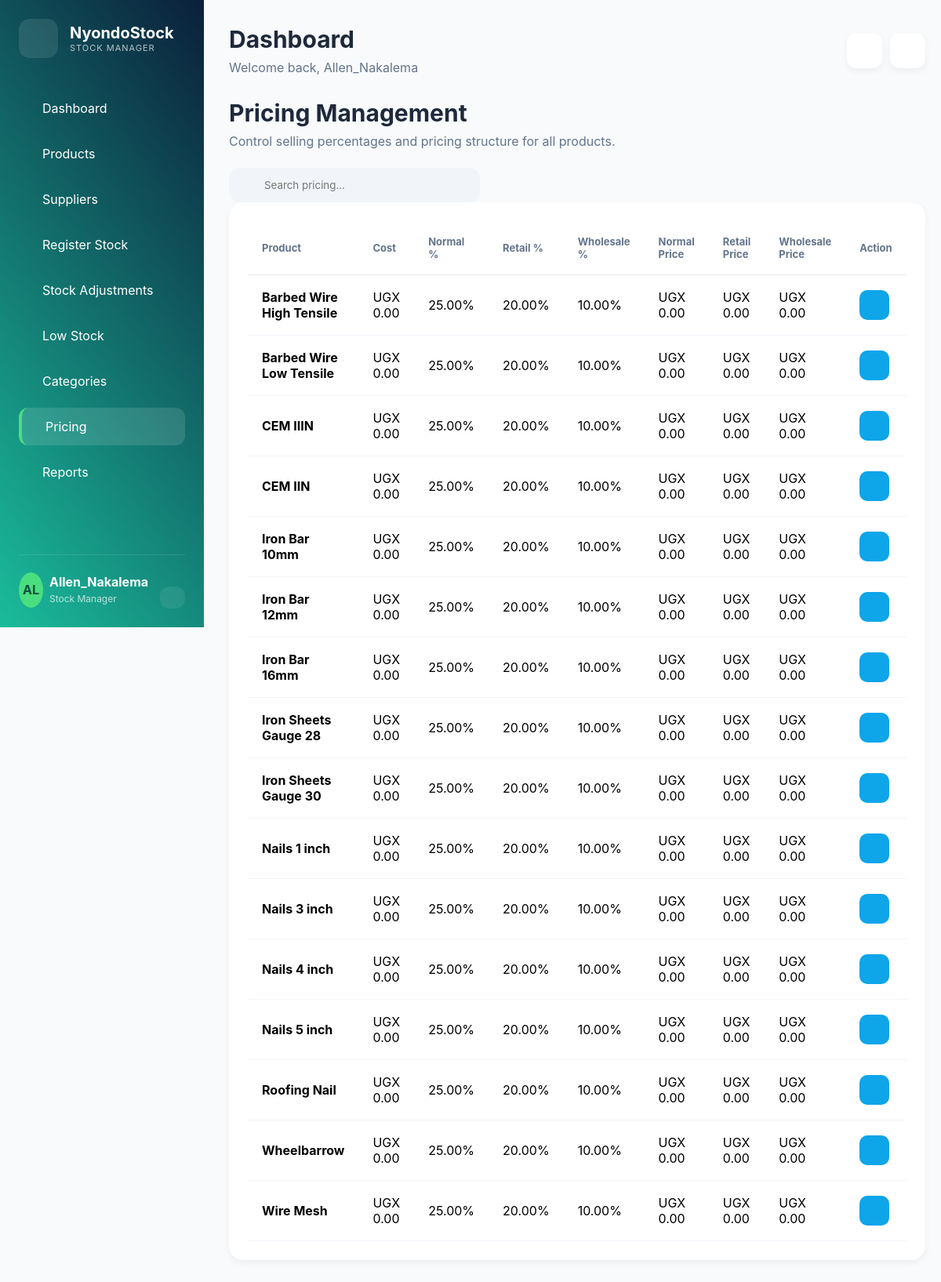
Page /pricing/ (signed in) on the committed database.
### inventory_app/models.py (models this page shows, shortened)
class Product(models.Model):
    UNIT_CHOICES = [
        ('Bags', 'Bags'),
        ('Pieces', 'Pieces'),
        ('Kgs', 'Kgs'),
        ('Rolls', 'Rolls'),
        ('Tonnes', 'Tonnes'),
        ('Length', 'Length'),
        ('Sheets', 'Sheets'),
    ]
    category = models.ForeignKey(Category, on_delete=models.CASCADE)
    sku = models.CharField(max_length=50, unique=True, blank=True, null=True)
    product_name = models.CharField(max_length=100)
    unit = models.CharField(max_length=20, choices=UNIT_CHOICES)
    unit_cost = models.DecimalField(max_digits=10, decimal_places=2, default=0)
    normal_percentage = models.DecimalField(
    max_digits=5,
    decimal_places=2,
    default=25
)
    retail_percentage = models.DecimalField(
    max_digits=5,
    decimal_places=2,
    default=20
    )
    wholesale_percentage = models.DecimalField(
    max_digits=5,
    decimal_places=2,
    default=10
   )
    normal_price = models.DecimalField(max_digits=10, decimal_places=2, default=0)
    retail_price = models.DecimalField(max_digits=10, decimal_places=2, default=0)
    wholesale_price = models.DecimalField(max_digits=10, decimal_places=2, default=0)
    quantity = models.PositiveIntegerField(default=0)
    reorder_level = models.PositiveIntegerField(default=10)
    created_at = models.DateTimeField(auto_now_add=True)

### inventory_app/views.py (the view)
# urls.py: path('pricing/',views.pricing_list,
@login_required
def pricing_list(request):
    if not (
        is_admin(request.user)
        or is_manager(request.user)
    ):
        return redirect('access_denied')
    products = Product.objects.all().order_by(
        'product_name'
    )
    context = {
        'products': products
    }
    return render(
        request,
        'manager/pricing_list.html',
        context
    )

### inventory_app/views.py (called while the page is built)
def is_admin(user):
    return (
        hasattr(user, 'userprofile')
        and user.userprofile.role
        and user.userprofile.role.username == 'ADMIN'
    )

### templates/manager/pricing_list.html (shortened to what this page needs)
{% extends 'manager/base_manager.html' %}
{% block content %}
<div class="page-header">
    <div>
        <h1 class="page-title">
            Pricing Management
        </h1>
        <p class="page-subtitle">
            Control selling percentages and
            pricing structure for all products.
        </p>
    </div>
</div>
<div class="search-box">
    <input
    type="text"
    placeholder="Search pricing...">
</div>
<div class="card">
    <div class="table-responsive">
        <table class="custom-table">
            <thead>
                <tr>
                    <th>Product</th>
                    <th>Cost</th>
                    <th>Normal %</th>
                    <th>Retail %</th>
                    <th>Wholesale %</th>
                    <th>Normal Price</th>
                    <th>Retail Price</th>
                    <th>Wholesale Price</th>
                    <th>Action</th>
                </tr>
            </thead>
            <tbody>
                {% for product in products %}
                <tr>
                    <td>
                        <strong>
                            {{ product.product_name }}
                        </strong>
                    </td>
                    <td>
                        UGX {{ product.unit_cost }}
                    </td>
                    <td>
                        {{ product.normal_percentage }}%
                    </td>
                    <td>
                        {{ product.retail_percentage }}%
                    </td>
                    <td>
                        {{ product.wholesale_percentage }}%
                    </td>
                    <td>
                        UGX {{ product.normal_price }}
                    </td>
                    <td>
                        UGX {{ product.retail_price }}
                    </td>
                    <td>
                        UGX {{ product.wholesale_price }}
                    </td>
                    <td>
                        <a href="{% url 'update_pricing' product.id %}"
                        class="btn-icon edit">
                        </a>
                    </td>
                </tr>
                {% endfor %}
            </tbody>
        </table>
    </div>
</div>
{% endblock %}

### templates/manager/partials/sidebar.html (shortened to what this page needs)
<aside class="sidebar">
    <div class="logo-section">
        <div class="logo-icon">
        </div>
        <div>
            <h2>NyondoStock</h2>
            <p>STOCK MANAGER</p>
        </div>
    </div>
    {% if request.user.userprofile.role.username == 'MANAGER' or request.user.userprofile.role.username == 'ADMIN' %}
   <nav class="nav-menu">
        <a href="{% url 'manager_dashboard' %}"
        class="nav-item {% if request.resolver_match.url_name == 'manager_dashboard' %}active{% endif %}">
            Dashboard
        </a>
        <a href="{% url 'product_list' %}"class="nav-item {% if request.resolver_match.url_name == 'product_list' %}active{% endif %}">
            Products
        </a>
        <a href="{% url 'supplier_list' %}"
        class="nav-item {% if request.resolver_match.url_name == 'supplier_list' %}active{% endif %}">
            Suppliers
        </a>
        <a href="{% url 'register_stock' %}"
        class="nav-item {% if request.resolver_match.url_name == 'register_stock' %}active{% endif %}">
            Register Stock
        </a>
        <a href="{% url 'stock_adjustments' %}"
        class="nav-item {% if request.resolver_match.url_name == 'stock_adjustments' %}active{% endif %}">
            Stock Adjustments
        </a>
        <a href="{% url 'low_stock' %}"
        class="nav-item {% if request.resolver_match.url_name == 'low_stock' %}active{% endif %}">
            Low Stock
        </a>
        <a href="{% url 'category_list' %}"class="nav-item {% if request.resolver_match.url_name == 'category_list' %}active{% endif %}">
            Categories
        </a>
        <a href="{% url 'pricing_list' %}" class="nav-item {% if request.resolver_match.url_name == 'pricing_list' %}active{% endif %}">
            Pricing
        </a>
        <a href="{% url 'reports_dashboard' %}" class="nav-item {% if request.resolver_match.url_name == 'reports_dashboard' %}active{% endif %}">
            Reports
        </a>
    </nav>
    {% endif %}
    <div class="sidebar-footer">
        <div class="avatar">
            {{ request.user.username|slice:":2"|upper }}
        </div>
        <div class="user-details">
             <div style="display: inline-block;">
            <strong>
                {{ request.user.username }}
            </strong>
            <span>
                Stock Manager
            </span>
            </div>
            <a href="{% url 'logout' %}" class="logout-btn">
            </a>
        </div>
    </div>
</aside>

### templates/manager/partials/topbar.html (shortened to what this page needs)
<header class="topbar">
    <div>
        <h1 class="page-title">
            {% block page_title %}
            Dashboard
            {% endblock %}
        </h1>
        <p class="page-subtitle">
            Welcome back,
            {{ request.user.username }}
        </p>
    </div>
    <div class="topbar-actions">
        <button class="topbar-btn">
        </button>
        <button class="topbar-btn">
        </button>
    </div>
</header>

### templates/manager/base_manager.html (style rules this page uses)
:root { --sidebar-gradient: linear-gradient(235deg, #0b1f3a, #1abc9c); --body-bg: #f8fafc; --card-bg: #ffffff; --text-dark: #1e293b; --text-muted: #64748b; --border-color: #e2e8f0; --shadow: 0 4px 10px rgba(0, 0, 0, 0.05); --radius: 18px; }
* { margin: 0; padding: 0; box-sizing: border-box; font-family: "Inter", sans-serif; }
body { background: var(--body-bg); }
.sidebar { width: 260px; background: var(--sidebar-gradient); color: white; padding: 24px; display: flex; flex-direction: column; height: 100vh; position: sticky; left: 0; top: 0; overflow-y: auto; flex-shrink: 0; }
.nav-item.active { background: rgba(255, 255, 255, 0.12); color: white; border-left: 4px solid #4ade80; }
.logo-section { display: flex; align-items: center; gap: 15px; margin-bottom: 40px; }
.logo-icon { width: 50px; height: 50px; border-radius: 14px; background: rgba(255, 255, 255, 0.1); display: flex; align-items: center; justify-content: center; font-size: 24px; }
.logo-section h2 { font-size: 20px; }
.logo-section p { font-size: 11px; opacity: 0.7; letter-spacing: 1px; }
.nav-menu { flex-grow: 1; }
.nav-item { display: flex; align-items: center; gap: 14px; text-decoration: none; color: white; padding: 14px 16px; border-radius: 12px; margin-bottom: 10px; transition: 0.3s; }
.sidebar-footer { display: flex; align-items: center; gap: 8px; padding-top: 20px; border-top: 1px solid rgba(255, 255, 255, 0.1); }
.avatar { width: 45px; height: 45px; border-radius: 50%; background: #4ade80; color: #064e3b; display: flex; align-items: center; justify-content: center; font-weight: bold; }
.user-details { display: flex; justify-content: space-between; align-items: center; gap: 4px; flex-direction: row; }
.user-details span { font-size: 12px; opacity: 0.7; }
.logout-btn { display: flex; align-items: center; gap: 10px; padding: 14px 16px; border-radius: 12px; text-decoration: none; color: white; margin-top: 20px; background: rgba(255, 255, 255, 0.08); transition: 0.3s; }
.topbar { display: flex; justify-content: space-between; align-items: center; margin-bottom: 30px; }
.page-title { font-size: 30px; color: var(--text-dark); }
.page-subtitle { color: var(--text-muted); margin-top: 5px; }
.topbar-actions { display: flex; gap: 10px; }
.topbar-btn { width: 45px; height: 45px; border: none; border-radius: 12px; background: white; box-shadow: var(--shadow); cursor: pointer; font-size: 18px; }
.card { background: var(--card-bg); border-radius: var(--radius); padding: 24px; box-shadow: var(--shadow); transition: 0.3s ease; }
table { width: 100%; border-collapse: collapse; }
table th { text-align: left; padding: 14px; color: var(--text-muted); font-size: 13px; border-bottom: 1px solid var(--border-color); }
table td { padding: 16px 14px; border-bottom: 1px solid var(--border-color); }
.search-box { position: relative; width: 320px; }
.search-box input { width: 100%; padding: 14px 18px 14px 45px; border: none; border-radius: 14px; background: #f1f5f9; outline: none; }
.table-responsive { overflow-x: auto; }
tbody tr { transition: 0.2s; }
input, select, textarea { width: 100%; padding: 14px 16px; border: 1px solid #e2e8f0; border-radius: 12px; background: #fff; transition: 0.3s; }

### templates/manager/pricing_list.html (style rules this page uses)
.table-responsive { overflow-x:auto; }
.custom-table { width:100%; border-collapse:collapse; }
.custom-table th { padding:18px; text-align:left; font-size:13px; color:#64748b; border-bottom:1px solid #e2e8f0; }
.custom-table td { padding:18px; border-bottom:1px solid #f1f5f9; }
.page-header { margin-bottom:24px; }
.page-title { font-size:30px; margin-bottom:8px; }
.page-subtitle { color:#64748b; }
.btn-icon { width:38px; height:38px; border-radius:10px; background:#0ea5e9; display:flex; align-items:center; justify-content:center; color:white; text-decoration:none; }
.search-box { position:relative; width:320px; }
.search-box input { width:100%; padding:14px 18px 14px 45px; border:none; border-radius:14px; background:#f1f5f9; outline:none; }

### rows in the picture
Product: product_name "Barbed Wire High Tensile", unit_cost "0.00", normal_percentage "25.00", retail_percentage "20.00", wholesale_percentage "10.00", normal_price "0.00", retail_price "0.00", wholesale_price "0.00"
Product: product_name "Barbed Wire Low Tensile", unit_cost "0.00", normal_percentage "25.00", retail_percentage "20.00", wholesale_percentage "10.00", normal_price "0.00", retail_price "0.00", wholesale_price "0.00"
Product: product_name "CEM IIIN", unit_cost "0.00", normal_percentage "25.00", retail_percentage "20.00", wholesale_percentage "10.00", normal_price "0.00", retail_price "0.00", wholesale_price "0.00"
Product: product_name "CEM IIN", unit_cost "0.00", normal_percentage "25.00", retail_percentage "20.00", wholesale_percentage "10.00", normal_price "0.00", retail_price "0.00", wholesale_price "0.00"
Product: product_name "Iron Bar 10mm", unit_cost "0.00", normal_percentage "25.00", retail_percentage "20.00", wholesale_percentage "10.00", normal_price "0.00", retail_price "0.00", wholesale_price "0.00"
Product: product_name "Iron Bar 12mm", unit_cost "0.00", normal_percentage "25.00", retail_percentage "20.00", wholesale_percentage "10.00", normal_price "0.00", retail_price "0.00", wholesale_price "0.00"
Product: product_name "Iron Bar 16mm", unit_cost "0.00", normal_percentage "25.00", retail_percentage "20.00", wholesale_percentage "10.00", normal_price "0.00", retail_price "0.00", wholesale_price "0.00"
Product: product_name "Iron Sheets Gauge 28", unit_cost "0.00", normal_percentage "25.00", retail_percentage "20.00", wholesale_percentage "10.00", normal_price "0.00", retail_price "0.00", wholesale_price "0.00"
Product: product_name "Iron Sheets Gauge 30", unit_cost "0.00", normal_percentage "25.00", retail_percentage "20.00", wholesale_percentage "10.00", normal_price "0.00", retail_price "0.00", wholesale_price "0.00"
Product: product_name "Nails 1 inch", unit_cost "0.00", normal_percentage "25.00", retail_percentage "20.00", wholesale_percentage "10.00", normal_price "0.00", retail_price "0.00", wholesale_price "0.00"
Product: product_name "Nails 3 inch", unit_cost "0.00", normal_percentage "25.00", retail_percentage "20.00", wholesale_percentage "10.00", normal_price "0.00", retail_price "0.00", wholesale_price "0.00"
Product: product_name "Nails 4 inch", unit_cost "0.00", normal_percentage "25.00", retail_percentage "20.00", wholesale_percentage "10.00", normal_price "0.00", retail_price "0.00", wholesale_price "0.00"
Product: product_name "Nails 5 inch", unit_cost "0.00", normal_percentage "25.00", retail_percentage "20.00", wholesale_percentage "10.00", normal_price "0.00", retail_price "0.00", wholesale_price "0.00"
Product: product_name "Roofing Nail", unit_cost "0.00", normal_percentage "25.00", retail_percentage "20.00", wholesale_percentage "10.00", normal_price "0.00", retail_price "0.00", wholesale_price "0.00"
Product: product_name "Wheelbarrow", unit_cost "0.00", normal_percentage "25.00", retail_percentage "20.00", wholesale_percentage "10.00", normal_price "0.00", retail_price "0.00", wholesale_price "0.00"
Product: product_name "Wire Mesh", unit_cost "0.00", normal_percentage "25.00", retail_percentage "20.00", wholesale_percentage "10.00", normal_price "0.00", retail_price "0.00", wholesale_price "0.00"

### other values in the picture
{{ request.user.username|slice:":2"|upper }} "AL"
{{ request.user.username }} "Allen_Nakalema"
